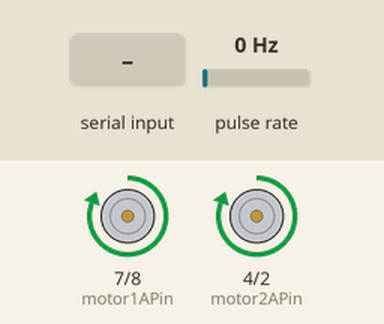
A sketch run on a simulated Arduino Uno, built with avr-gcc and run on an emulated ATmega328P. Parts: motor-driver pin pairs drawn as motors (green arrow = first pin HIGH = forward, orange = second pin HIGH = backward, longer = more drive, scaled by the enable pin). Wiring (inferred from the names in the program): pulse sensor: data pin 3. The inputs (shaded band) are chosen by the test bench; at power-on: pulse rate 0 Hz.

Above: at 1.2 s.
1.3 s: "R" received over Serial
At 2.8 s:
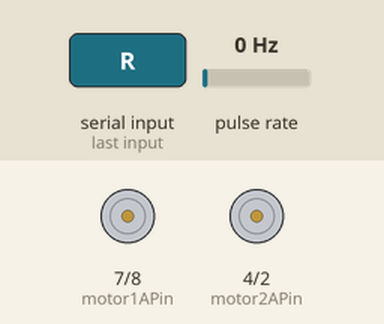
9.5 s: "L" received over Serial
13.5 s: "M" received over Serial
17.0 s: "A" received over Serial
20.5 s: "D" received over Serial
24.0 s: "C" received over Serial
At 27.8 s:
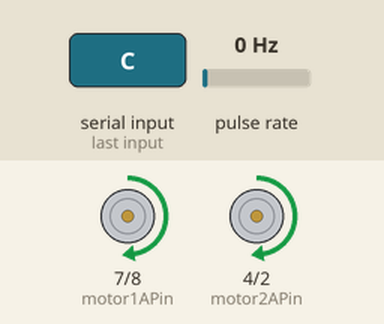
Timing chart, 0 to 32.5 s (numbered marks = the images above; inputs shaded):
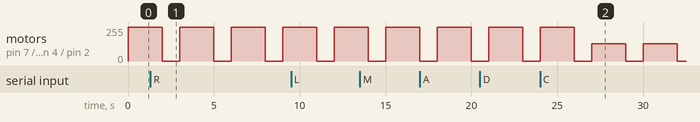

The sketch:

Motor_Control.ino
```cpp
// Motor Control Pins
const int motor1EnablePin = 6;  // PWM Speed Control for Motor 1
const int motor1APin = 7;      // Direction Control 1A for Motor 1
const int motor1BPin = 8;      // Direction Control 1B for Motor 1
const int motor2EnablePin = 9; // PWM Speed Control for Motor 2
const int motor2APin = 4;      // Direction Control 2A for Motor 2
const int motor2BPin = 2;      // Direction Control 2B for Motor 2

// Encoder Pins
const int encoder1Pin = 3; // Encoder 1 Input Pin
const int encoder2Pin = 5; // Encoder 2 Input Pin

// Encoder Variables
volatile int encoder1Count = 0; // Counter for Encoder 1
volatile int encoder2Count = 0; // Counter for Encoder 2

// Function to drive the robot forward
void driveRobotForward() {
  digitalWrite(motor1APin, HIGH);
  digitalWrite(motor1BPin, LOW);
  digitalWrite(motor2APin, HIGH);
  digitalWrite(motor2BPin, LOW);
}

// Function to drive the robot in reverse
void driveRobotReverse() {
  digitalWrite(motor1APin, LOW);
  digitalWrite(motor1BPin, HIGH);
  digitalWrite(motor2APin, LOW);
  digitalWrite(motor2BPin, HIGH);
}

// Function to control the speed of the motors
void controlSpeed(int speed) {
  analogWrite(motor1EnablePin, speed);
  analogWrite(motor2EnablePin, speed);
}

// Function to stop the robot
void stopRobot() {
  digitalWrite(motor1APin, LOW);
  digitalWrite(motor1BPin, LOW);
  digitalWrite(motor2APin, LOW);
  digitalWrite(motor2BPin, LOW);
}

// Function to spin the robot left
void spinRobotLeft() {
  digitalWrite(motor1APin, LOW);
  digitalWrite(motor1BPin, HIGH);
  digitalWrite(motor2APin, HIGH);
  digitalWrite(motor2BPin, LOW);
}

// Function to spin the robot right
void spinRobotRight() {
  digitalWrite(motor1APin, HIGH);
  digitalWrite(motor1BPin, LOW);
  digitalWrite(motor2APin, LOW);
  digitalWrite(motor2BPin, HIGH);
}

// Function to turn the robot left
void turnRobotLeft() {
  digitalWrite(motor1APin, LOW);
  digitalWrite(motor1BPin, HIGH);
  digitalWrite(motor2APin, LOW);
  digitalWrite(motor2BPin, LOW);
}

// Function to turn the robot right
void turnRobotRight() {
  digitalWrite(motor1APin, LOW);
  digitalWrite(motor1BPin, LOW);
  digitalWrite(motor2APin, LOW);
  digitalWrite(motor2BPin, HIGH);
}

// Interrupt service routine for Encoder 1
void encoder1ISR() {
  encoder1Count++;
}

// Interrupt service routine for Encoder 2
void encoder2ISR() {
  encoder2Count++;
}

// Process the received serial command
void processSerialCommand(char command) {
  switch (command) {
    case 'F':
      driveRobotForward();
      break;
    case 'R':
      driveRobotReverse();
      break;
    case 'S':
      stopRobot();
      break;
    case 'L':
      spinRobotLeft();
      break;
    case 'M':
      spinRobotRight();
      break;
    case 'A':
      turnRobotLeft();
      break;
    case 'D':
      turnRobotRight();
      break;
    case 'C':
      controlSpeed(128); // Set speed to 128
      break;
    case 'P':
      Serial.print("Encoder 1 Count: ");
      Serial.println(encoder1Count);
      Serial.print("Encoder 2 Count: ");
      Serial.println(encoder2Count);
      break;
  }
}

void setup() {
  // Initialize motor control pins as outputs
  pinMode(motor1EnablePin, OUTPUT);
  pinMode(motor1APin, OUTPUT);
  pinMode(motor1BPin, OUTPUT);
  pinMode(motor2EnablePin, OUTPUT);
  pinMode(motor2APin, OUTPUT);
  pinMode(motor2BPin, OUTPUT);

  // Initialize encoder input pins as inputs with pull-up resistors
  pinMode(encoder1Pin, INPUT_PULLUP);
  pinMode(encoder2Pin, INPUT_PULLUP);

  // Attach interrupt service routines to encoder input pins
  attachInterrupt(digitalPinToInterrupt(encoder1Pin), encoder1ISR, CHANGE);
  attachInterrupt(digitalPinToInterrupt(encoder2Pin), encoder2ISR, CHANGE);

  // Set initial speed and direction
  controlSpeed(255); // Max speed
  driveRobotForward();

  // Initialize Serial communication
  Serial.begin(9600);
}

void loop() {
  // Example usage: Drive forward for 2 seconds, then stop for 1 second
  driveRobotForward();
  delay(2000);
  stopRobot();
  delay(1000);

  // Check if there's any serial data available
  if (Serial.available()) {
    char command = Serial.read();
    processSerialCommand(command);
  }
}
```

Measured:
- by itself, motor on pin 7 (motor1APin) / pin 8 (motor1BPin), motor on pin 4 (motor2APin) / pin 2 (motor2BPin): repeats every 3.0 s: stopped 1.0 s, forward 128/255 2.0 s
